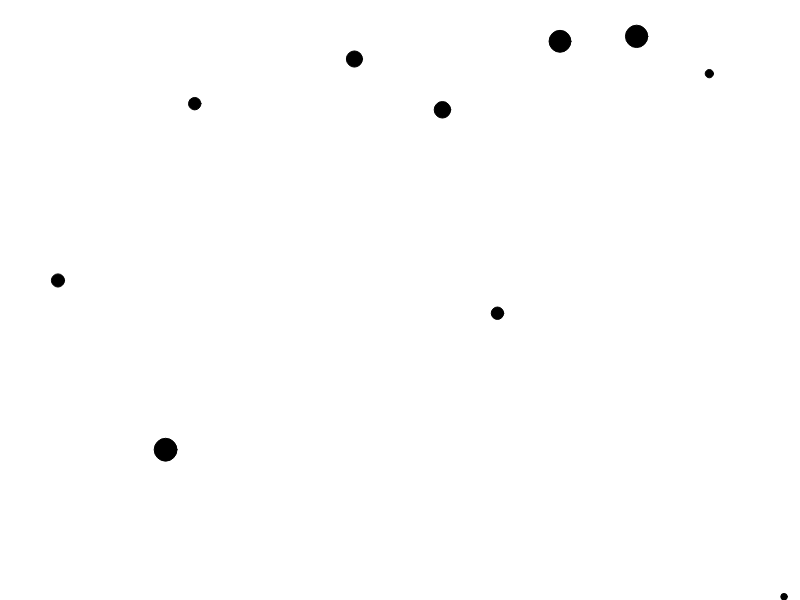
Frame 1 (no input)
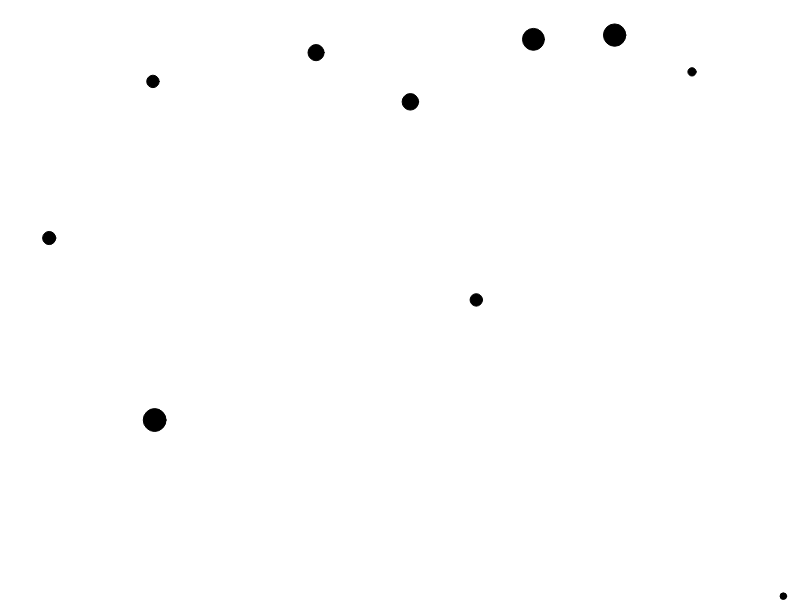
Frame 60 (no input)
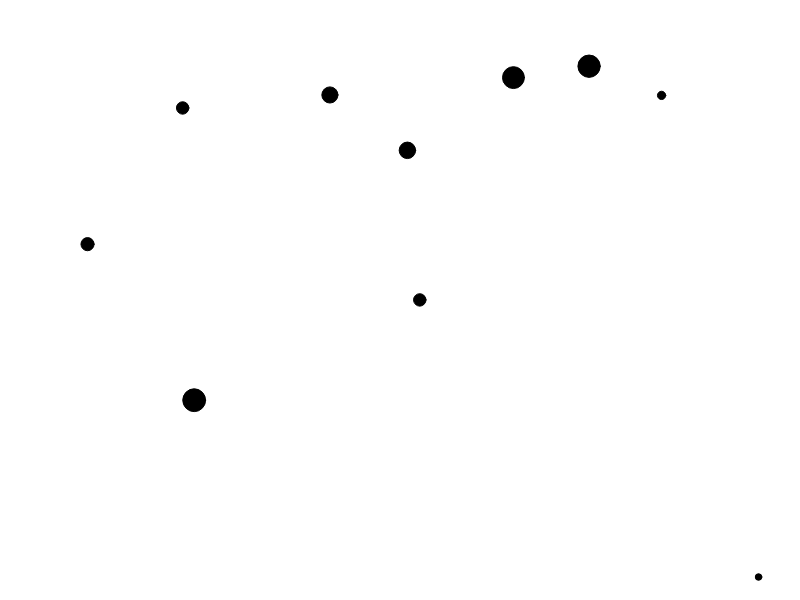
Frame 120 (the mouse pressed at the canvas centre since frame 60)

The p5.js sketch that drew these frames (run headless with seeded random() and noise() and a simulated clock; from frame 60 on, the mouse is pressed at the canvas centre):

// p5.js sketch
// ── sketch.js

var NUMCIRCLES = 10;

var circles = new Array(NUMCIRCLES);

function setup() {
  createCanvas(800, 600);

  for(var i = 0;i<NUMCIRCLES;i++)
  {
    circles[i] = new theCircle(random(5,30)); // make me a bunch of theCircle class
  }
  
  
}

function draw() {
  background(255);
  fill(0);
 
  for(var i = 0;i<NUMCIRCLES;i++)
  {
    circles[i].doit(mouseX, mouseY);
  }

}


// this is a 'theCircle' class
function theCircle(diameter)
{
  // this is the constructor:
  
  // these are properties (NOUNS):
  this.x = random(0, width);
  this.y = random(0, height);
  this.a = random(0, TWO_PI);
  this.v = random(0.3, 4);
  this.d = diameter;
  
  // these are methods (VERBS):
  this.doit = function(tx, ty)
  {
    // VERB: draw
    ellipse(this.x, this.y, this.d, this.d);
    // VERB: update position
    
    this.a = atan((ty-this.y)/(tx-this.x));
    if(tx<this.x) this.a+=PI;
    var distance = sqrt((this.x-tx)*(this.x-tx) + (this.y-ty)*(this.y-ty));
    
    this.v = constrain(1000-distance, 0, 1000);
    this.v = this.v*0.001;
    
    this.x = this.x+this.v*cos(this.a);
    this.y = this.y+this.v*sin(this.a);
    if(this.x>width) this.x = 0;
    if(this.x<0) this.x = width;
    if(this.y>height) this.y = 0;
    if(this.y<0) this.y = height;
  }
  
}
